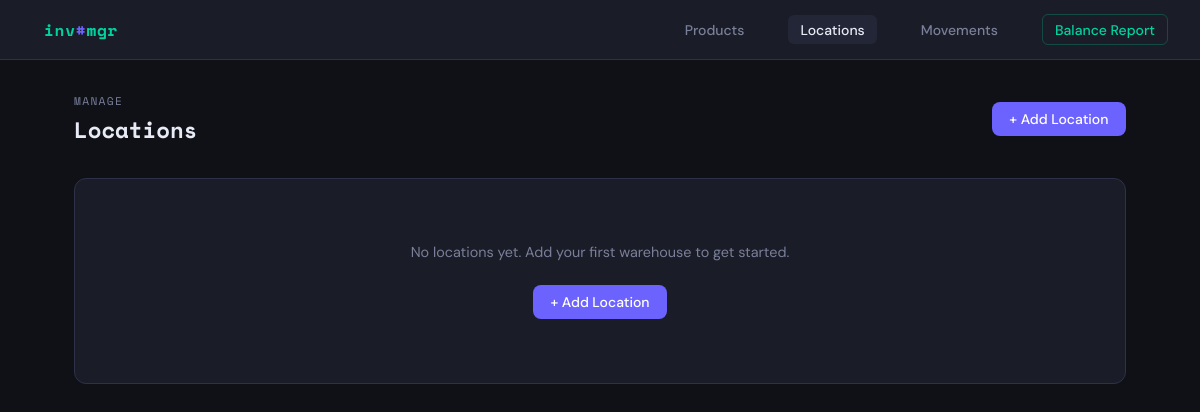
/locations, run on an earlier commit of the app's database.
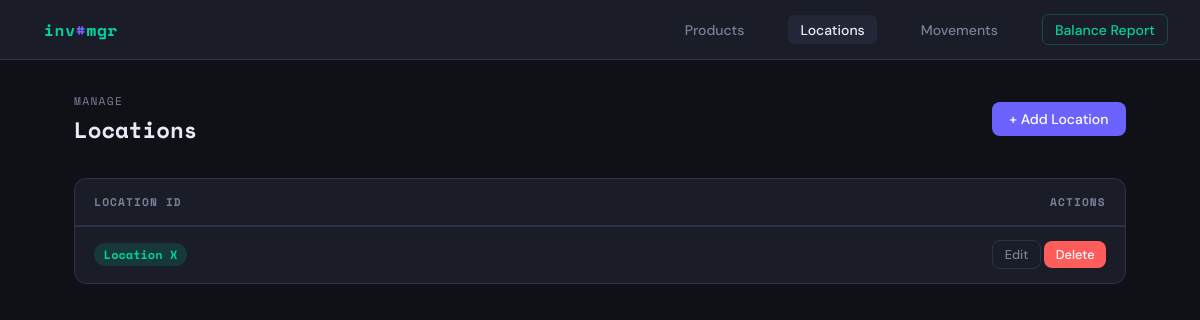
And on a later commit of the database.
### app.py (models this page shows, shortened)
class Location(db.Model):
    location_id = db.Column(db.String(50), primary_key=True)

### app.py (the view)
@app.route('/locations')
def locations():
    all_locations = Location.query.all()
    return render_template('locations.html', locations=all_locations)

### templates/locations.html (shortened to what this page needs)
{% extends 'base.html' %}
{% block content %}
<div class="page-header">
  <h1><span class="label">Manage</span>Locations</h1>
  <a href="{{ url_for('add_location') }}" class="btn btn-primary">+ Add Location</a>
</div>
<div class="card">
  {% if locations %}
  <table>
    <thead>
      <tr>
        <th>Location ID</th>
        <th style="text-align:right">Actions</th>
      </tr>
    </thead>
    <tbody>
      {% for l in locations %}
      <tr>
        <td><span class="badge badge-green">{{ l.location_id }}</span></td>
        <td style="text-align:right">
          <a href="{{ url_for('edit_location', location_id=l.location_id) }}" class="btn btn-outline btn-sm">Edit</a>
          <form method="POST" action="{{ url_for('delete_location', location_id=l.location_id) }}" style="display:inline"
                onsubmit="return confirm('Delete location {{ l.location_id }}?')">
            <button class="btn btn-danger btn-sm">Delete</button>
          </form>
        </td>
      </tr>
      {% endfor %}
    </tbody>
  </table>
  {% else %}
  <div class="empty">
    <p>No locations yet. Add your first warehouse to get started.</p>
    <a href="{{ url_for('add_location') }}" class="btn btn-primary">+ Add Location</a>
  </div>
  {% endif %}
</div>
{% endblock %}

What changed in the data, as far as the page shows it:
added Location: location_id "Location X"
Also different on the page:
text no longer shown: "No locations yet. Add your first warehouse to get started. + Add Location"
text now shown: "LOCATION ID ACTIONS"
